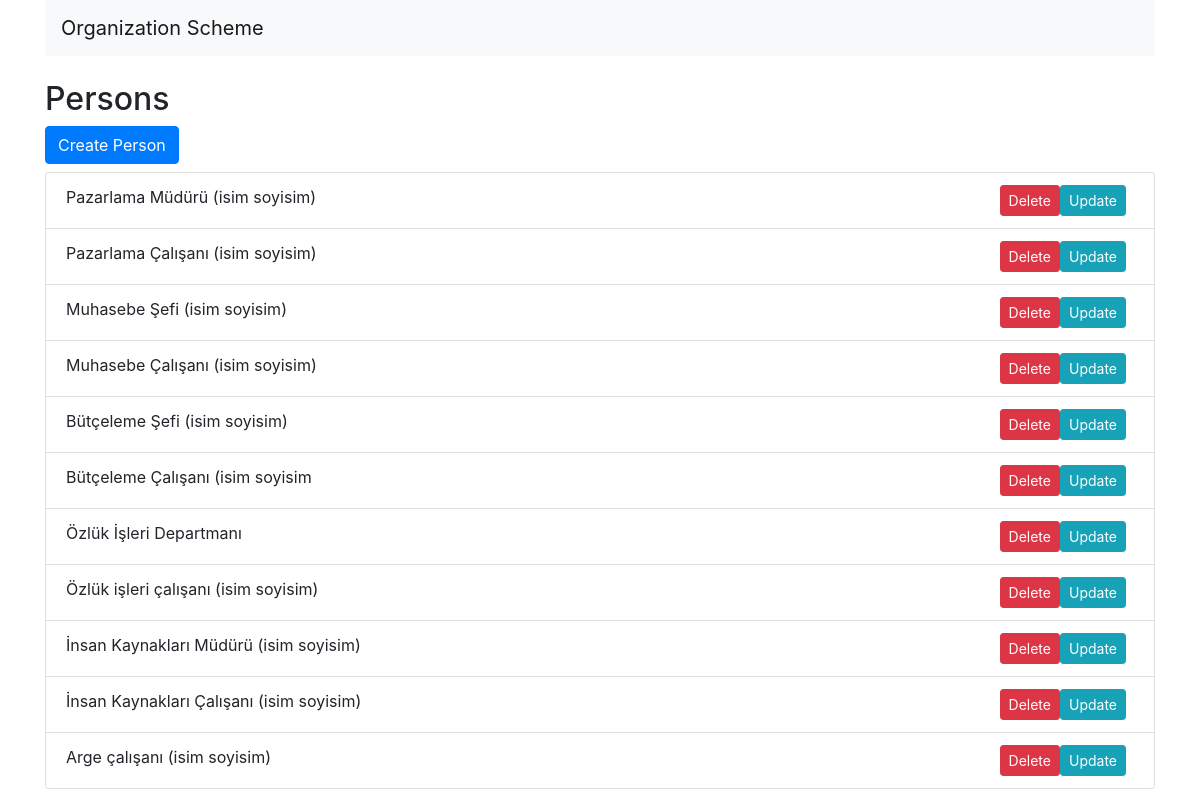
The page /organization/persons/ on the database its author committed.
### organization_scheme/models.py (models this page shows, shortened)
class Person(models.Model):
    name = models.CharField(max_length=100)
    department = models.ForeignKey(Department, on_delete=models.CASCADE)

### organization_scheme/views.py (the view)
# urls.py: path('persons/', PersonListView.as_view(), name='person-list'),
class PersonListView(View):
    def get(self, request):
        persons = Person.objects.all()
        return render(request, 'organization_scheme/person_list.html', {'persons': persons})

### organization_scheme/templates/organization_scheme/person_list.html
{% extends 'organization_scheme/base.html' %}
{% block content %}
<h2>Persons</h2>
<a class="btn btn-primary mb-2" href="{% url 'person-create' %}">Create Person</a>
<ul class="list-group">
    {% for person in persons %}
        <li class="list-group-item">
            {{ person.name }}
            <a class="btn btn-sm btn-info float-right mr-2" href="{% url 'person-update' pk=person.id %}">Update</a>
            <a class="btn btn-sm btn-danger float-right" href="{% url 'person-delete' pk=person.id %}">Delete</a>
        </li>
    {% endfor %}
</ul>
{% endblock %}

### organization_scheme/templates/organization_scheme/base.html (shortened to what this page needs)
<!DOCTYPE html>
<html lang="en">
<head>
    <link rel="stylesheet" href="https://stackpath.bootstrapcdn.com/bootstrap/4.3.1/css/bootstrap.min.css">
    <link rel="stylesheet" href="https://cdnjs.cloudflare.com/ajax/libs/font-awesome/6.5.1/js/all.min.js">
</head>
<body>
    <div class="container">
        <nav class="navbar navbar-expand-lg navbar-light bg-light">
            <a class="navbar-brand" href="/">Organization Scheme</a>
        </nav>
        <div class="mt-4">
            {% block content %}{% endblock %}
        </div>
    </div>
</body>
</html>

### rows shown on the page
Person: name "Pazarlama Müdürü (isim soyisim)"
Person: name "Pazarlama Çalışanı (isim soyisim)"
Person: name "Muhasebe Şefi (isim soyisim)"
Person: name "Muhasebe Çalışanı (isim soyisim)"
Person: name "Bütçeleme Şefi (isim soyisim)"
Person: name "Bütçeleme Çalışanı (isim soyisim"
Person: name "Özlük İşleri Departmanı"
Person: name "Özlük işleri çalışanı (isim soyisim)"
Person: name "İnsan Kaynakları Müdürü (isim soyisim)"
Person: name "İnsan Kaynakları Çalışanı (isim soyisim)"
Person: name "Arge çalışanı (isim soyisim)"
